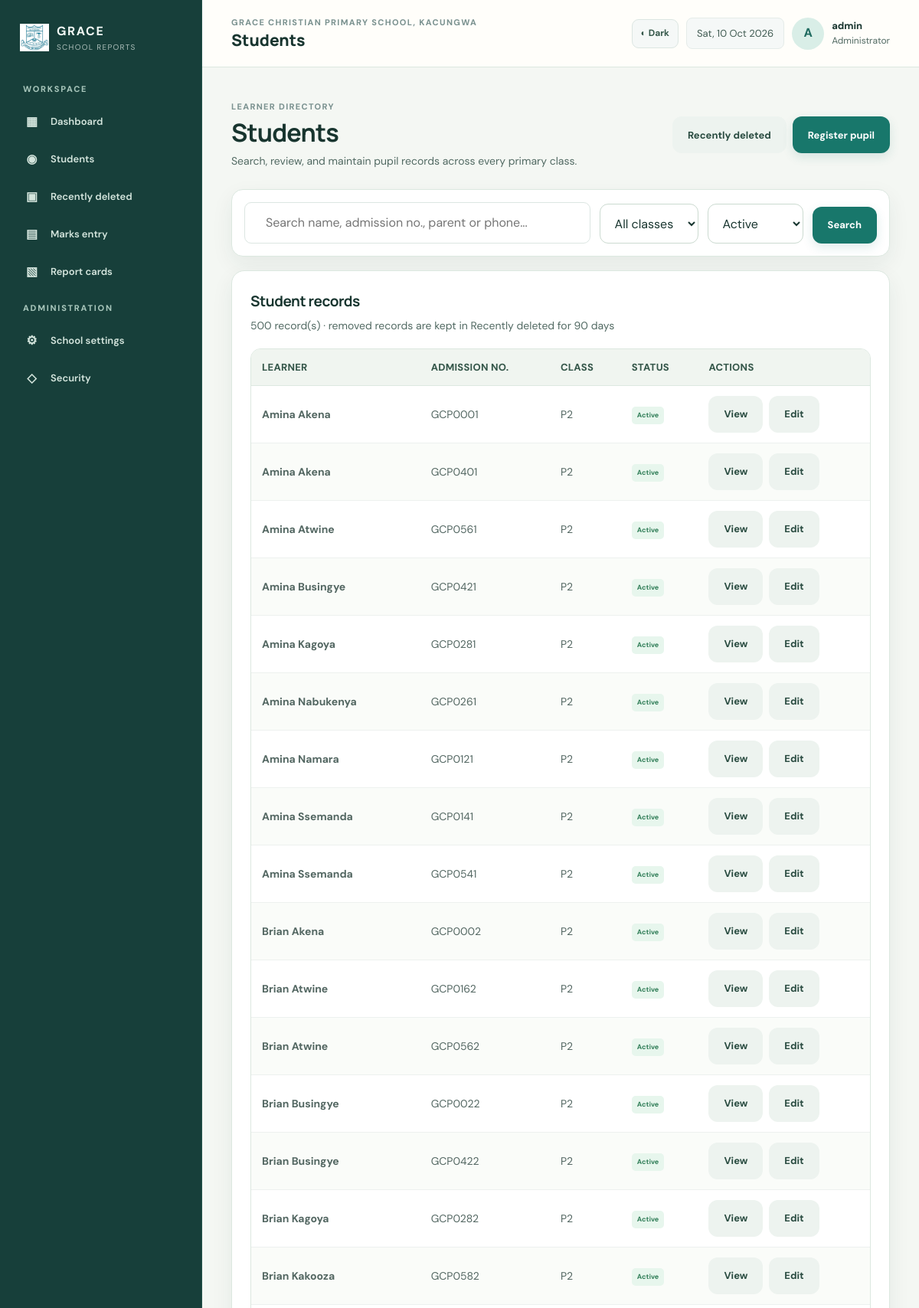
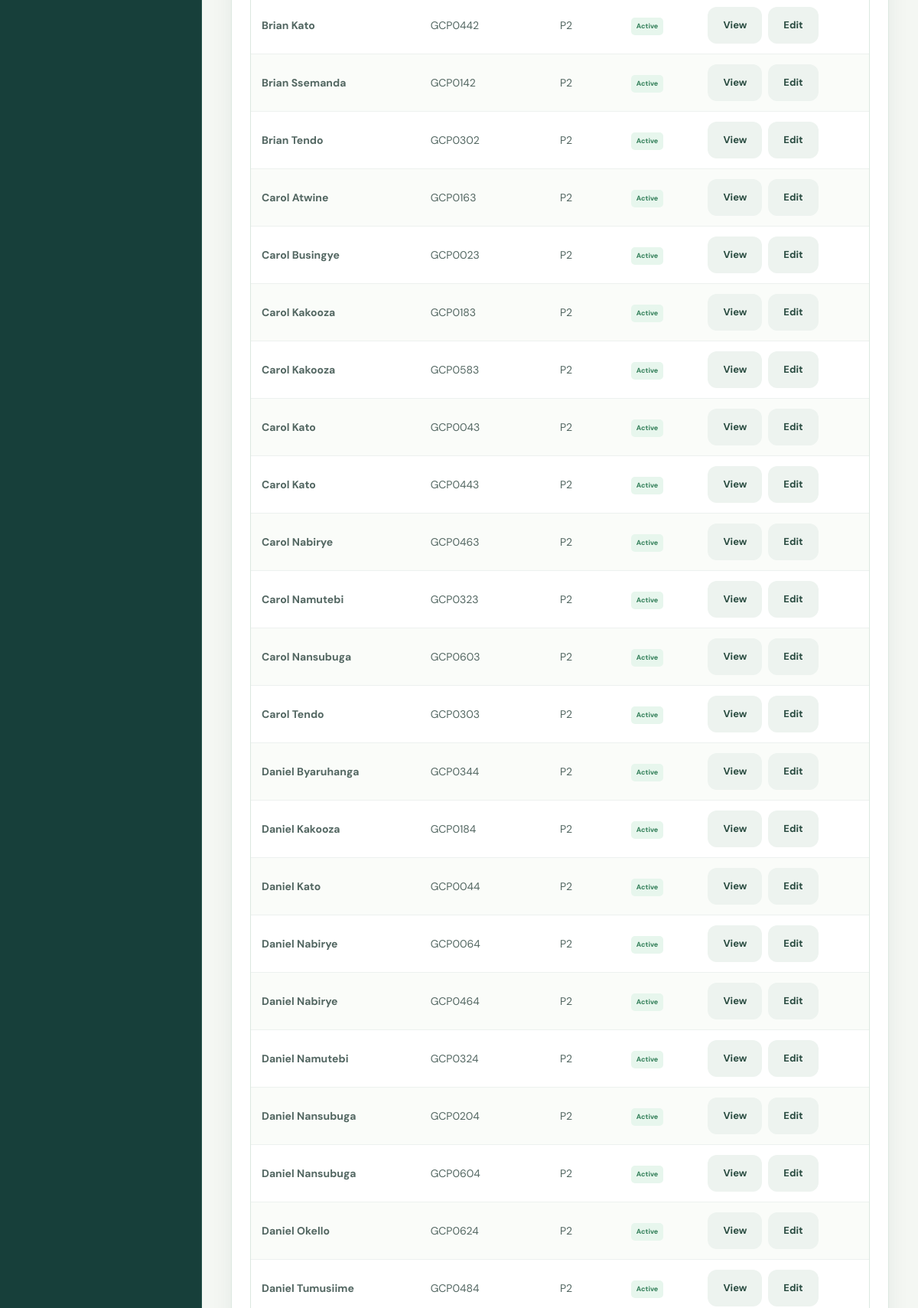
The page /index.php?page=students (signed in, upper part) on the database its author committed (2 pictures, top to bottom).
### tables this page shows
CREATE TABLE settings(key TEXT PRIMARY KEY, value TEXT NOT NULL);

CREATE TABLE students(id INTEGER PRIMARY KEY, admission_no TEXT UNIQUE NOT NULL, full_name TEXT NOT NULL, gender TEXT DEFAULT "", dob TEXT DEFAULT "", class_id INTEGER NOT NULL REFERENCES classes(id), parent_name TEXT DEFAULT "", parent_phone TEXT DEFAULT "", address TEXT DEFAULT "", photo TEXT DEFAULT "", status TEXT NOT NULL DEFAULT "Active", admission_date TEXT DEFAULT "", created_at TEXT DEFAULT CURRENT_TIMESTAMP, attendance_type TEXT NOT NULL DEFAULT 'day', deleted_at TEXT DEFAULT NULL, purge_after TEXT DEFAULT NULL, trashed_status TEXT DEFAULT NULL);

### student-directory-content.php (the view, shortened to what this page needs)
<?php
$search=trim((string)($_GET['q']??''));
$statusFilter=(string)($_GET['status']??'Active');
$sql='SELECT s.id,s.admission_no,s.full_name,s.status,c.name class_name FROM students s JOIN classes c ON c.id=s.class_id WHERE s.deleted_at IS NULL';
$args=[];
if($statusFilter!=='All'){$sql.=' AND s.status=?';$args[]=$statusFilter;}
$sql.=' ORDER BY c.level,s.full_name LIMIT 500';
$query=$pdo->prepare($sql);
$query->execute($args);
$students=$query->fetchAll();
?>
<div class="page-intro">
  <div>
    <div class="eyebrow">LEARNER DIRECTORY</div>
    <h1>Students</h1>
    <p>Search, review, and maintain pupil records across every primary class.</p>
  </div>
  <div class="action-row">
    <a class="btn secondary" href="index.php?page=student_trash">Recently deleted</a>
    <a class="btn" href="index.php?page=student_form">Register pupil</a>
  </div>
</div>
<form class="filter-bar" method="get">
  <div class="search-input"><input name="q" value="<?= h($search) ?>" placeholder="Search name, admission no., parent or phone..."></div>
  <select name="class">
    <option value="0">All classes</option>
  </select>
  <select name="status">
    <?php foreach(['Active','Inactive','All'] as $status): ?><option value="<?= h($status) ?>" <?= $statusFilter===$status?'selected':'' ?>><?= h($status) ?></option><?php endforeach; ?>
  </select>
  <button class="btn" type="submit">Search</button>
</form>
<section class="panel">
  <div class="panel-head"><div><h3>Student records</h3><p><?= count($students) ?> record(s) · removed records are kept in Recently deleted for 90 days</p></div></div>
  <div class="table-wrap">
    <table>
      <thead><tr><th>Learner</th><th>Admission no.</th><th>Class</th><th>Status</th><th>Actions</th></tr></thead>
      <tbody>
      <?php foreach($students as $student): ?>
        <tr>
          <td><b><?= h($student['full_name']) ?></b></td>
          <td><?= h($student['admission_no']) ?></td>
          <td><?= h($student['class_name']) ?></td>
          <td><span class="status <?= strtolower((string)$student['status']) ?>"><?= h($student['status']) ?></span></td>
          <td class="trash-actions">
            <a class="btn secondary" href="index.php?page=profile&id=<?= (int)$student['id'] ?>">View</a>
            <a class="btn secondary" href="index.php?page=student_form&id=<?= (int)$student['id'] ?>">Edit</a>
          </td>
        </tr>
      <?php endforeach; ?>
      </tbody>
    </table>
  </div>
</section>

### admin-action-page.php (shortened to what this page needs)
<?php
$school=setting($pdo,'school_name','Grace Christian Primary School, Kacungwa');
?>
<!doctype html>
<html lang="en">
<head>
  <link rel="stylesheet" href="assets/style.css">
</head>
<body>
<div class="app-shell">
  <aside class="sidebar" id="sidebar">
    <a class="side-brand" href="index.php"><img src="assets/school-logo.jpg" alt="School emblem"><span><b>GRACE</b><small>SCHOOL REPORTS</small></span></a>
    <div class="side-label">WORKSPACE</div>
    <a class="nav-link" href="index.php"><span class="nav-symbol">▦</span>Dashboard</a>
    <a class="nav-link" href="index.php?page=students"><span class="nav-symbol">◉</span>Students</a>
    <a class="nav-link <?= $page==='student_trash'?'active':'' ?>" href="index.php?page=student_trash"><span class="nav-symbol">▣</span>Recently deleted</a>
    <a class="nav-link" href="index.php?page=marks"><span class="nav-symbol">▤</span>Marks entry</a>
    <a class="nav-link" href="index.php?page=reports"><span class="nav-symbol">▧</span>Report cards</a>
    <div class="side-label">ADMINISTRATION</div>
    <a class="nav-link <?= $page==='settings'?'active':'' ?>" href="index.php?page=settings"><span class="nav-symbol">⚙</span>School settings</a>
    <a class="nav-link" href="index.php?page=security"><span class="nav-symbol">◇</span>Security</a>
  </aside>
  <main class="main-area">
    <header class="topbar">
      <div><div class="eyebrow"><?= h($school) ?></div><div class="top-title"><?= h($page==='settings'?'School settings':($page==='student_trash'?'Recently deleted':($page==='students'?'Students':($student['id']?'Edit learner':'Register a learner')))) ?></div></div>
      <div class="top-actions"><span class="date-chip"><?= date('D, d M Y') ?></span><div class="avatar-admin">A</div><div class="admin-name"><b><?= h($_SESSION['admin']) ?></b><small>Administrator</small></div></div>
    </header>
    <div class="content">
      <?php require __DIR__ . ($page==='settings' ? '/settings-page-content.php' : ($page==='student_trash' ? '/student-trash-content.php' : ($page==='students' ? '/student-directory-content.php' : '/student-form-content.php'))); ?>
    </div>
  </main>
</div>
</body>
</html>

### rows shown on the page
settings: value "GRACE CHRISTIAN PRIMARY SCHOOL, KACUNGWA"
students: full_name "Amina Akena", admission_no "GCP0001", class_name "P2", status "Active"
students: full_name "Amina Akena", admission_no "GCP0401", class_name "P2", status "Active"
students: full_name "Amina Atwine", admission_no "GCP0561", class_name "P2", status "Active"
students: full_name "Amina Busingye", admission_no "GCP0421", class_name "P2", status "Active"
students: full_name "Amina Kagoya", admission_no "GCP0281", class_name "P2", status "Active"
students: full_name "Amina Nabukenya", admission_no "GCP0261", class_name "P2", status "Active"
students: full_name "Amina Namara", admission_no "GCP0121", class_name "P2", status "Active"
students: full_name "Amina Ssemanda", admission_no "GCP0141", class_name "P2", status "Active"
students: full_name "Amina Ssemanda", admission_no "GCP0541", class_name "P2", status "Active"
students: full_name "Brian Akena", admission_no "GCP0002", class_name "P2", status "Active"
students: full_name "Brian Atwine", admission_no "GCP0162", class_name "P2", status "Active"
students: full_name "Brian Atwine", admission_no "GCP0562", class_name "P2", status "Active"
students: full_name "Brian Busingye", admission_no "GCP0022", class_name "P2", status "Active"
students: full_name "Brian Busingye", admission_no "GCP0422", class_name "P2", status "Active"
students: full_name "Brian Kagoya", admission_no "GCP0282", class_name "P2", status "Active"
students: full_name "Brian Kakooza", admission_no "GCP0582", class_name "P2", status "Active"
students: full_name "Brian Kato", admission_no "GCP0442", class_name "P2", status "Active"
students: full_name "Brian Ssemanda", admission_no "GCP0142", class_name "P2", status "Active"
students: full_name "Brian Tendo", admission_no "GCP0302", class_name "P2", status "Active"
students: full_name "Carol Atwine", admission_no "GCP0163", class_name "P2", status "Active"
students: full_name "Carol Busingye", admission_no "GCP0023", class_name "P2", status "Active"
students: full_name "Carol Kakooza", admission_no "GCP0183", class_name "P2", status "Active"
students: full_name "Carol Kakooza", admission_no "GCP0583", class_name "P2", status "Active"
students: full_name "Carol Kato", admission_no "GCP0043", class_name "P2", status "Active"
students: full_name "Carol Kato", admission_no "GCP0443", class_name "P2", status "Active"
students: full_name "Carol Nabirye", admission_no "GCP0463", class_name "P2", status "Active"
students: full_name "Carol Namutebi", admission_no "GCP0323", class_name "P2", status "Active"
students: full_name "Carol Nansubuga", admission_no "GCP0603", class_name "P2", status "Active"
students: full_name "Carol Tendo", admission_no "GCP0303", class_name "P2", status "Active"
students: full_name "Daniel Byaruhanga", admission_no "GCP0344", class_name "P2", status "Active"
students: full_name "Daniel Kakooza", admission_no "GCP0184", class_name "P2", status "Active"
students: full_name "Daniel Kato", admission_no "GCP0044", class_name "P2", status "Active"
students: full_name "Daniel Nabirye", admission_no "GCP0064", class_name "P2", status "Active"
students: full_name "Daniel Nabirye", admission_no "GCP0464", class_name "P2", status "Active"
students: full_name "Daniel Namutebi", admission_no "GCP0324", class_name "P2", status "Active"
students: full_name "Daniel Nansubuga", admission_no "GCP0204", class_name "P2", status "Active"
students: full_name "Daniel Nansubuga", admission_no "GCP0604", class_name "P2", status "Active"
students: full_name "Daniel Okello", admission_no "GCP0624", class_name "P2", status "Active"
students: full_name "Daniel Tumusiime", admission_no "GCP0484", class_name "P2", status "Active"

### other values the page prints
$_SESSION['admin'] "admin"
count($students) "500"
form field status "Active"
